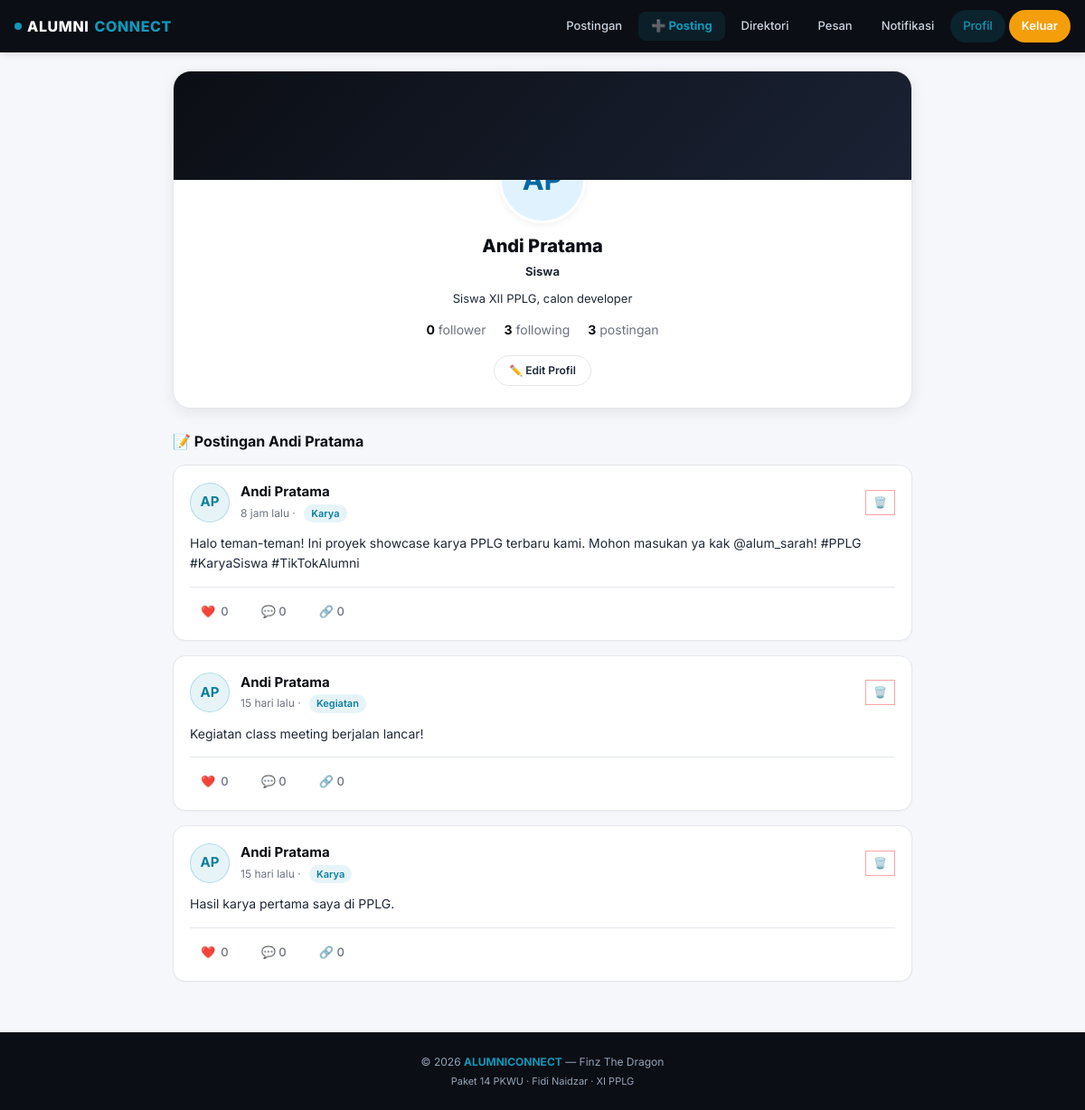
/pages/profile.php (signed in), run on an earlier commit of the app's database.
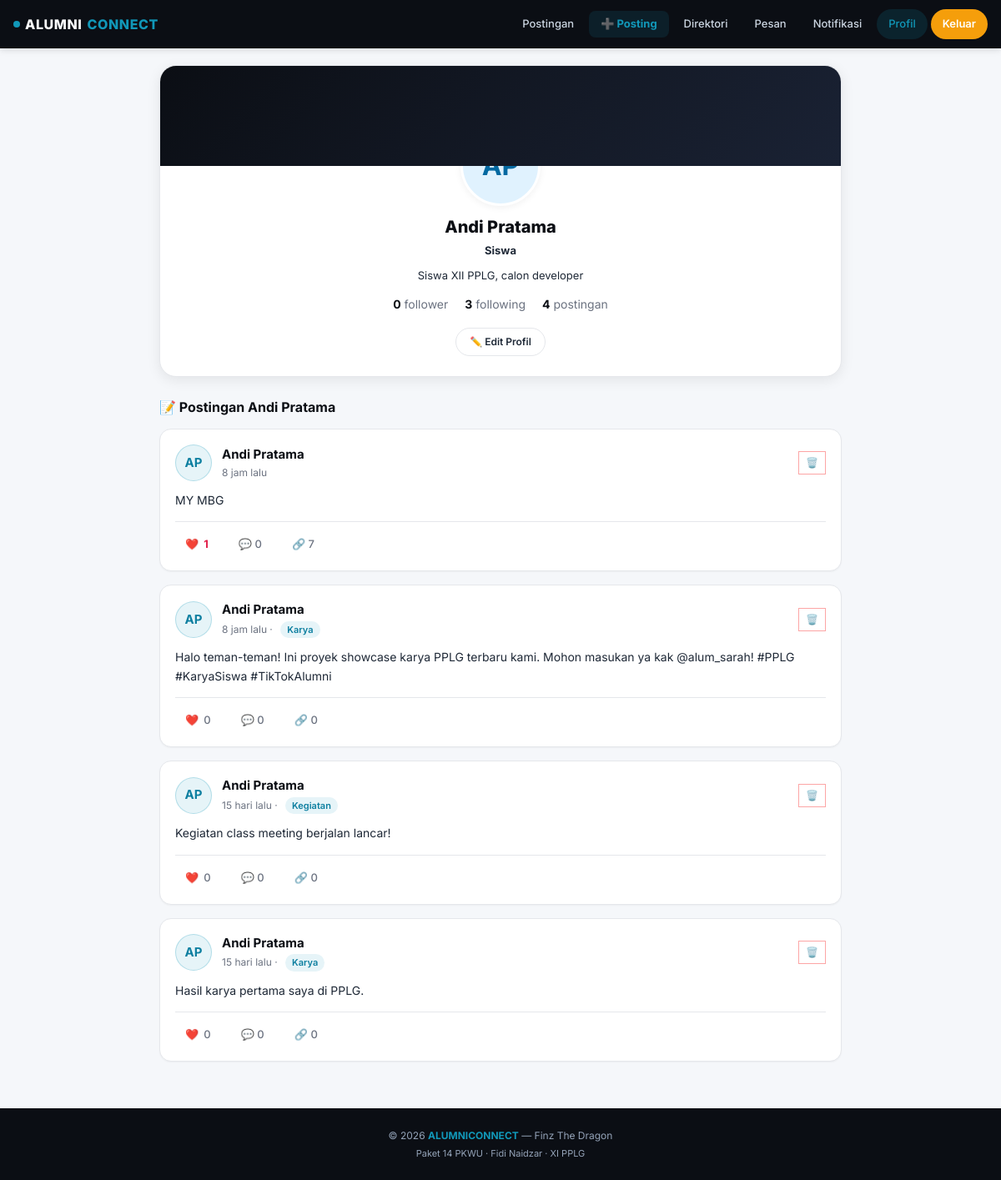
And on a later commit of the database.
### tables this page shows
CREATE TABLE `posts` (
  `id` bigint NOT NULL AUTO_INCREMENT,
  `user_id` bigint NOT NULL,
  `category_id` bigint DEFAULT NULL,
  `konten` text,
  `media` varchar(255) DEFAULT NULL,
  `created_at` timestamp NULL DEFAULT CURRENT_TIMESTAMP,
  PRIMARY KEY (`id`),
  KEY `user_id` (`user_id`),
  KEY `category_id` (`category_id`),
  CONSTRAINT `posts_ibfk_1` FOREIGN KEY (`user_id`) REFERENCES `users` (`id`) ON DELETE CASCADE,
  CONSTRAINT `posts_ibfk_2` FOREIGN KEY (`category_id`) REFERENCES `categories` (`id`) ON DELETE SET NULL
);

CREATE TABLE `categories` (
  `id` bigint NOT NULL AUTO_INCREMENT,
  `nama_kategori` varchar(50) NOT NULL,
  PRIMARY KEY (`id`)
);

### pages/profile.php (the view, shortened to what the changed rows need)
<?php
require_once __DIR__ . '/../includes/functions.php';
require_once __DIR__ . '/../config/database.php';
$currentUserId = $_SESSION['user_id'];
$profileUserId = isset($_GET['id']) ? (int)$_GET['id'] : $currentUserId;
$stmt = $conn->prepare("
    SELECT
        u.id, u.username, u.email, u.role_id, r.nama_role,
        p.nama, p.foto, p.bio,
        ap.angkatan, ap.tahun_lulus, ap.jurusan, ap.profesi, ap.perusahaan,
        (SELECT COUNT(*) FROM followers WHERE following_id = u.id) AS total_followers,
        (SELECT COUNT(*) FROM followers WHERE follower_id = u.id) AS total_following,
        (SELECT COUNT(*) FROM followers WHERE follower_id = ? AND following_id = u.id) AS is_following
    FROM users u
    JOIN roles r ON r.id = u.role_id
    LEFT JOIN profiles p ON p.user_id = u.id
    LEFT JOIN alumni_profiles ap ON ap.user_id = u.id
    WHERE u.id = ?
    LIMIT 1
");
$stmt->bind_param('ii', $currentUserId, $profileUserId);
$stmt->execute();
$userProfile = $stmt->get_result()->fetch_assoc();
$isMe = ($currentUserId === $profileUserId);
$postStmt = $conn->prepare("
    SELECT
        p.id, p.konten, p.media, p.created_at,
        c.nama_kategori,
        (SELECT COUNT(*) FROM likes WHERE post_id = p.id) AS total_like,
        (SELECT COUNT(*) FROM comments WHERE post_id = p.id) AS total_comment,
        (SELECT COUNT(*) FROM shares WHERE post_id = p.id) AS total_share,
        (SELECT COUNT(*) FROM likes WHERE post_id = p.id AND user_id = ?) AS is_liked
    FROM posts p
    LEFT JOIN categories c ON c.id = p.category_id
    WHERE p.user_id = ?
    ORDER BY p.created_at DESC
");
$postStmt->bind_param('ii', $currentUserId, $profileUserId);
$postStmt->execute();
$posts = $postStmt->get_result()->fetch_all(MYSQLI_ASSOC);
include __DIR__ . '/../includes/header.php';
?>
<div class="container" style="max-width:850px; margin-top:20px;">
  <div class="profile-box">
    <div class="profile-content">
      <?= renderAvatar($userProfile['nama'] ?? $userProfile['username'], $userProfile['foto'] ?? null, 'avatar-lg') ?>
      <h1 class="profile-name"><?= e($userProfile['nama'] ?? $userProfile['username']) ?></h1>
      <div class="profile-counts">
        <div><strong><?= count($posts) ?></strong> <span class="text-muted">postingan</span></div>
      </div>
    </div>
  </div>
  <div style="display:grid; grid-template-columns:1fr; gap:20px;">
    <div>
      <?php if (empty($posts)): ?>
        <div class="card text-center text-muted" style="padding:30px;">
          Belum ada postingan yang dibagikan.
        </div>
      <?php else: ?>
        <?php foreach ($posts as $p): ?>
          <article class="post-card">
            <div class="post-head">
              <?= renderAvatar($userProfile['nama'] ?? $userProfile['username'], $userProfile['foto'] ?? null) ?>
              <div style="flex:1;">
                <div class="post-author"><?= e($userProfile['nama'] ?? $userProfile['username']) ?></div>
                <div class="post-meta">
                  <?= timeAgo($p['created_at']) ?>
                  <?php if (!empty($p['nama_kategori'])): ?> · <span class="post-badge"><?= e($p['nama_kategori']) ?></span><?php endif; ?>
                </div>
              </div>
              <?php if ($isMe || (int)$_SESSION['role_id'] === 1): ?>
                <a href="<?= baseUrl('pages/post_action.php?action=delete&post_id=' . $p['id']) ?>"
                   class="btn-outline btn-sm"
                   onclick="return confirm('Hapus postingan ini?')"
                   style="color:#EF4444;border-color:#FCA5A5;padding:4px 8px;">
                  🗑️
                </a>
              <?php endif; ?>
            </div>
            <div class="post-content"><?= nl2br(e($p['konten'])) ?></div>
            <div class="post-actions">
              <button class="post-action <?= $p['is_liked'] ? 'liked' : '' ?>"
                      onclick="toggleLike(<?= $p['id'] ?>, this)">
                ❤️ <span class="like-count"><?= $p['total_like'] ?></span>
              </button>
              <button class="post-action">💬 <?= $p['total_comment'] ?></button>
              <button class="post-action" onclick="sharePost(<?= $p['id'] ?>)">
                🔗 <?= $p['total_share'] ?>
              </button>
            </div>
          </article>
        <?php endforeach; ?>
      <?php endif; ?>
    </div>
  </div>
</div>
<?php include __DIR__ . '/../includes/footer.php'; ?>

### includes/functions.php (shortened to what the changed rows need)
<?php
function baseUrl($path = '') {
    $base = '/alumniconnect';
    return $base . '/' . ltrim($path, '/');
}
function e($str) {
    return htmlspecialchars($str ?? '', ENT_QUOTES, 'UTF-8');
}
function initials($name) {
    $parts = preg_split('/\s+/', trim($name));
    $ini = '';
    foreach (array_slice($parts, 0, 2) as $p) {
        $ini .= strtoupper(substr($p, 0, 1));
    }
    return $ini ?: '?';
}
function timeAgo($datetime) {
    $time = strtotime($datetime);
    $diff = time() - $time;
    if ($diff < 86400)    return floor($diff / 3600) . ' jam lalu';
    if ($diff < 2592000)  return floor($diff / 86400) . ' hari lalu';
    return floor($diff / 31536000) . ' tahun lalu';
}
function renderAvatar($name, $foto = null, $extraClass = '', $extraStyle = '') {
    if (!empty($foto)) {
        $filePath = __DIR__ . '/../' . ltrim($foto, '/\\');
    }
    return '<div class="avatar ' . e($extraClass) . '" style="' . e($extraStyle) . '">' . initials($name) . '</div>';
}

What changed in the data, as far as the page shows it:
added posts: name "AP", nama "Andi Pratama", created_at "8 jam lalu", konten "MY MBG", total_like "1", total_comment "0", total_share "7"
Also different on the page:
count($posts): "3" → "4"
